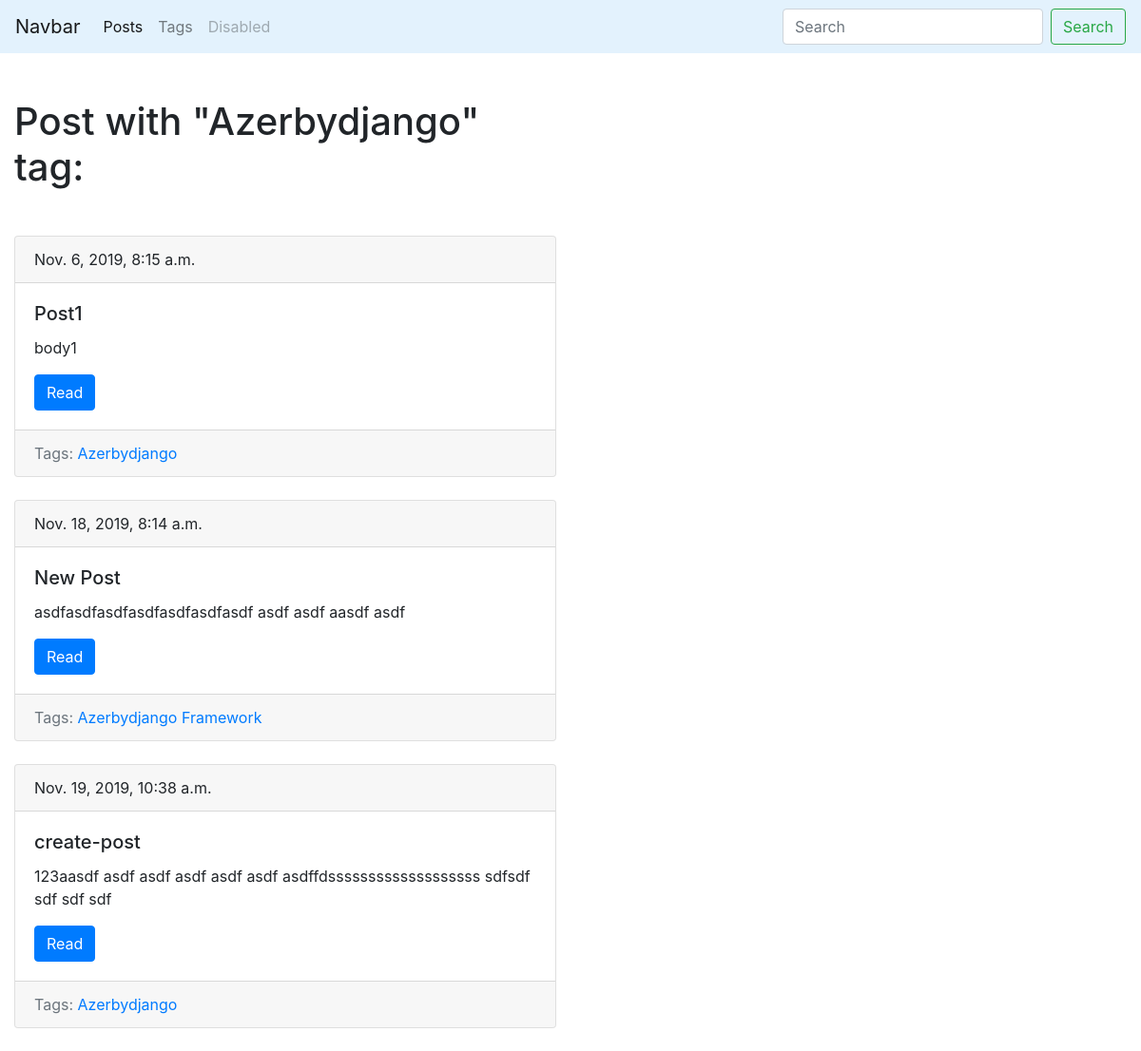
/blog/tag/django1/, run on the app's committed database.
### blog/models.py (models this page shows, shortened)
class Tag(models.Model):
    title = models.CharField(max_length=50)
    slug = models.SlugField(max_length=50, unique=True)
    def get_absolute_url(self):
        return reverse('tag_detail_url', kwargs={'slug': self.slug})

class Post(models.Model):
    title = models.CharField(max_length=150, db_index=True)
    slug = models.SlugField(max_length=150, blank=True, unique=True)
    body = models.TextField(blank=True, db_index=True)
    tags = models.ManyToManyField('Tag', blank=True, related_name='posts')
    date_pub = models.DateTimeField(auto_now_add=True)
    def get_absolute_url(self):
        return reverse('post_detail_url', kwargs={'slug': self.slug})

### blog/views.py (the view)
# urls.py: path('tag/<str:slug>/', TagDetail.as_view(), name='tag_detail_url'),
class TagDetail(ObjectDetailMixin, View):
    model = Tag
    template = 'blog/tag_detail.html'

### blog/utils.py (called while the page is built)
    def get(self, request, slug):
        obj = get_object_or_404(self.model, slug__iexact=slug)
        return render(request, self.template, context={self.model.__name__.lower(): obj})

### blog/templates/blog/tag_detail.html (shortened to what this page needs)
{% extends 'blog/base_blog.html' %}
{% block content %}
    <h1 class="mb-5">
       Post with "{{ tag.title|title }}" tag:
    </h1>
    {% for post in tag.posts.all %}
        {% include 'blog/includes/post_card_template.html' %}
    {% endfor %}
{% endblock %}

### blog/templates/blog/includes/post_card_template.html
  <div class="card mb-4">
      <div class="card-header">
              {{ post.date_pub }}
      </div>
      <div class="card-body">
           <h5 class="card-title">{{post.title}}</h5>
           <p class="card-text">{{post.body|truncatewords:15}}</p>
           <a href="{{post.get_absolute_url}}" class="btn btn-primary">Read</a>
      </div>
           <div class="card-footer text-muted">
               Tags:
                {% for tag in post.tags.all %}
                  <a href="{{tag.get_absolute_url}}"> {{tag.title}}</a>
                {% endfor %}
           </div>
  </div>

### data on the page
Tag: title "Azerbydjango"
Post: date_pub "Nov. 6, 2019, 8:15 a.m.", title "Post1", body "body1"
Post: date_pub "Nov. 18, 2019, 8:14 a.m.", title "New Post", body "asdfasdfasdfasdfasdfasdfasdf asdf asdf aasdf asdf"
Tag: title "Framework"
Post: date_pub "Nov. 19, 2019, 10:38 a.m.", title "create-post", body "123aasdf asdf asdf asdf asdf asdf asdffdsssssssssssssssssss sdfsdf sdf sdf sdf"
